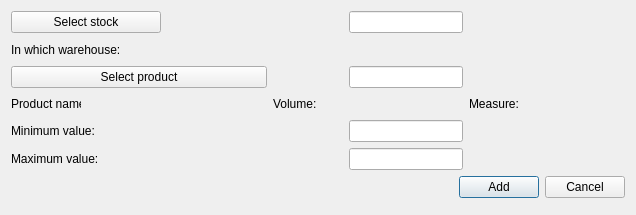
<?xml version="1.0" encoding="UTF-8"?>
<ui version="4.0">
 <class>CreateStockLimit</class>
 <widget class="QDialog" name="CreateStockLimit">
  <property name="geometry">
   <rect>
    <x>0</x>
    <y>0</y>
    <width>636</width>
    <height>215</height>
   </rect>
  </property>
  <property name="windowTitle">
   <string>Create/Update  stock limit</string>
  </property>
  <property name="locale">
   <locale language="English" country="UnitedStates"/>
  </property>
  <property name="modal">
   <bool>false</bool>
  </property>
  <layout class="QGridLayout" name="gridLayout">
   <property name="leftMargin">
    <number>11</number>
   </property>
   <property name="topMargin">
    <number>11</number>
   </property>
   <property name="rightMargin">
    <number>11</number>
   </property>
   <property name="bottomMargin">
    <number>17</number>
   </property>
   <item row="4" column="4">
    <widget class="QLabel" name="measureLb">
     <property name="text">
      <string>Measure:</string>
     </property>
    </widget>
   </item>
   <item row="8" column="0" colspan="6">
    <layout class="QHBoxLayout" name="horizontalLayout">
     <item>
      <spacer name="horizontalSpacer">
       <property name="orientation">
        <enum>Qt::Horizontal</enum>
       </property>
       <property name="sizeHint" stdset="0">
        <size>
         <width>40</width>
         <height>20</height>
        </size>
       </property>
      </spacer>
     </item>
     <item>
      <widget class="QPushButton" name="addBtn">
       <property name="text">
        <string>Add</string>
       </property>
      </widget>
     </item>
     <item>
      <widget class="QPushButton" name="cancelBtn">
       <property name="text">
        <string>Cancel</string>
       </property>
      </widget>
     </item>
    </layout>
   </item>
   <item row="4" column="0">
    <widget class="QLabel" name="prodNameLb">
     <property name="minimumSize">
      <size>
       <width>70</width>
       <height>0</height>
      </size>
     </property>
     <property name="maximumSize">
      <size>
       <width>70</width>
       <height>16777215</height>
      </size>
     </property>
     <property name="text">
      <string>Product name:</string>
     </property>
    </widget>
   </item>
   <item row="4" column="2">
    <widget class="QLabel" name="volumeLb">
     <property name="minimumSize">
      <size>
       <width>70</width>
       <height>0</height>
      </size>
     </property>
     <property name="maximumSize">
      <size>
       <width>70</width>
       <height>16777215</height>
      </size>
     </property>
     <property name="text">
      <string>Volume:</string>
     </property>
    </widget>
   </item>
   <item row="4" column="1">
    <widget class="QLabel" name="prodNamePh">
     <property name="minimumSize">
      <size>
       <width>100</width>
       <height>0</height>
      </size>
     </property>
     <property name="font">
      <font>
       <family>Times New Roman</family>
       <pointsize>12</pointsize>
       <weight>75</weight>
       <italic>true</italic>
       <bold>true</bold>
      </font>
     </property>
     <property name="text">
      <string/>
     </property>
    </widget>
   </item>
   <item row="3" column="3">
    <widget class="QLineEdit" name="productEdit">
     <property name="readOnly">
      <bool>true</bool>
     </property>
    </widget>
   </item>
   <item row="4" column="3">
    <widget class="QLabel" name="volumePh">
     <property name="minimumSize">
      <size>
       <width>100</width>
       <height>0</height>
      </size>
     </property>
     <property name="font">
      <font>
       <family>Times New Roman</family>
       <pointsize>12</pointsize>
       <weight>75</weight>
       <italic>true</italic>
       <bold>true</bold>
      </font>
     </property>
     <property name="text">
      <string/>
     </property>
    </widget>
   </item>
   <item row="5" column="3">
    <widget class="QLineEdit" name="minValueEdit">
     <property name="maximumSize">
      <size>
       <width>150</width>
       <height>16777215</height>
      </size>
     </property>
     <property name="toolTip">
      <string>&lt;html&gt;&lt;head/&gt;&lt;body&gt;&lt;p&gt;For example: 300 (pedends on currency, in that case 300 USD)&lt;/p&gt;&lt;/body&gt;&lt;/html&gt;</string>
     </property>
    </widget>
   </item>
   <item row="1" column="0" colspan="3">
    <widget class="QPushButton" name="stockBtn">
     <property name="sizePolicy">
      <sizepolicy hsizetype="Fixed" vsizetype="Fixed">
       <horstretch>0</horstretch>
       <verstretch>0</verstretch>
      </sizepolicy>
     </property>
     <property name="minimumSize">
      <size>
       <width>150</width>
       <height>0</height>
      </size>
     </property>
     <property name="text">
      <string>Select stock</string>
     </property>
    </widget>
   </item>
   <item row="2" column="3" colspan="3">
    <widget class="QLabel" name="warehousePh">
     <property name="minimumSize">
      <size>
       <width>120</width>
       <height>0</height>
      </size>
     </property>
     <property name="font">
      <font>
       <family>Times New Roman</family>
       <pointsize>12</pointsize>
       <weight>75</weight>
       <italic>true</italic>
       <bold>true</bold>
      </font>
     </property>
     <property name="text">
      <string/>
     </property>
    </widget>
   </item>
   <item row="1" column="3">
    <widget class="QLineEdit" name="stockEdit">
     <property name="maximumSize">
      <size>
       <width>150</width>
       <height>16777215</height>
      </size>
     </property>
     <property name="readOnly">
      <bool>true</bool>
     </property>
    </widget>
   </item>
   <item row="5" column="0">
    <widget class="QLabel" name="minLb">
     <property name="minimumSize">
      <size>
       <width>150</width>
       <height>0</height>
      </size>
     </property>
     <property name="text">
      <string>Minimum value:</string>
     </property>
    </widget>
   </item>
   <item row="2" column="0">
    <widget class="QLabel" name="warehouseLb_2">
     <property name="text">
      <string>In which warehouse:</string>
     </property>
    </widget>
   </item>
   <item row="7" column="0">
    <widget class="QLabel" name="countLb">
     <property name="minimumSize">
      <size>
       <width>150</width>
       <height>0</height>
      </size>
     </property>
     <property name="text">
      <string>Maximum value:</string>
     </property>
    </widget>
   </item>
   <item row="4" column="5">
    <widget class="QLabel" name="measurePh">
     <property name="minimumSize">
      <size>
       <width>100</width>
       <height>0</height>
      </size>
     </property>
     <property name="font">
      <font>
       <family>Times New Roman</family>
       <pointsize>12</pointsize>
       <weight>75</weight>
       <italic>true</italic>
       <bold>true</bold>
      </font>
     </property>
     <property name="text">
      <string/>
     </property>
    </widget>
   </item>
   <item row="3" column="0" colspan="2">
    <widget class="QPushButton" name="productBtn">
     <property name="text">
      <string>Select product</string>
     </property>
    </widget>
   </item>
   <item row="7" column="3">
    <widget class="QLineEdit" name="maxValueEdit">
     <property name="toolTip">
      <string>&lt;html&gt;&lt;head/&gt;&lt;body&gt;&lt;p&gt;For example: 100&lt;/p&gt;&lt;/body&gt;&lt;/html&gt;</string>
     </property>
    </widget>
   </item>
  </layout>
 </widget>
 <tabstops>
  <tabstop>productBtn</tabstop>
  <tabstop>addBtn</tabstop>
  <tabstop>cancelBtn</tabstop>
 </tabstops>
 <resources/>
 <connections/>
</ui>
